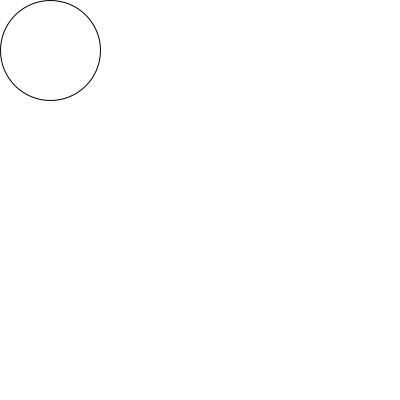
Frame 1 (no input)
Frame 60 (the mouse pressed at the canvas centre just before this capture): identical to frame 1, image omitted
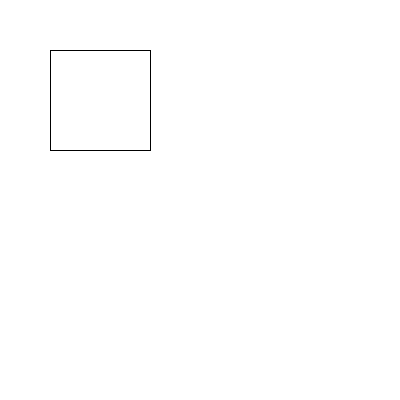
Frame 120 (the mouse held since frame 60 and released just before this capture)

The Processing sketch that drew these frames (run headless with seeded random() and noise(); from frame 60 on, the mouse is pressed at the canvas centre):

// Processing sketch: states
// ── states.pde
String state  = "DRAW CIRCLE";
void setup(){
  size(400,400);
}
void draw(){
  background(255);
  if(state == "DRAW CIRCLE")
  {
    ellipse(50,50,100,100);
  }
  else if(state == "DRAW RECT")
  {
    rect(50,50,100,100);
  }
  else if(state == "DRAW SMALL RECT")
  {
    rect(50,50,50,50);
  }
  else if(state == "DRAW BIG RECT")
  {
    rect(50,50,200,200);
  }
}
void mousePressed()
{
  state = "DRAW RECT";
}
void keyPressed()
{
  if(key == 'a')
  {
    state = "DRAW SMALL RECT";
  }
  else if(key == 'b')
  {
    state = "DRAW BIG RECT";
  }
  else
  {
    state = "DRAW RECT";
  }
}
